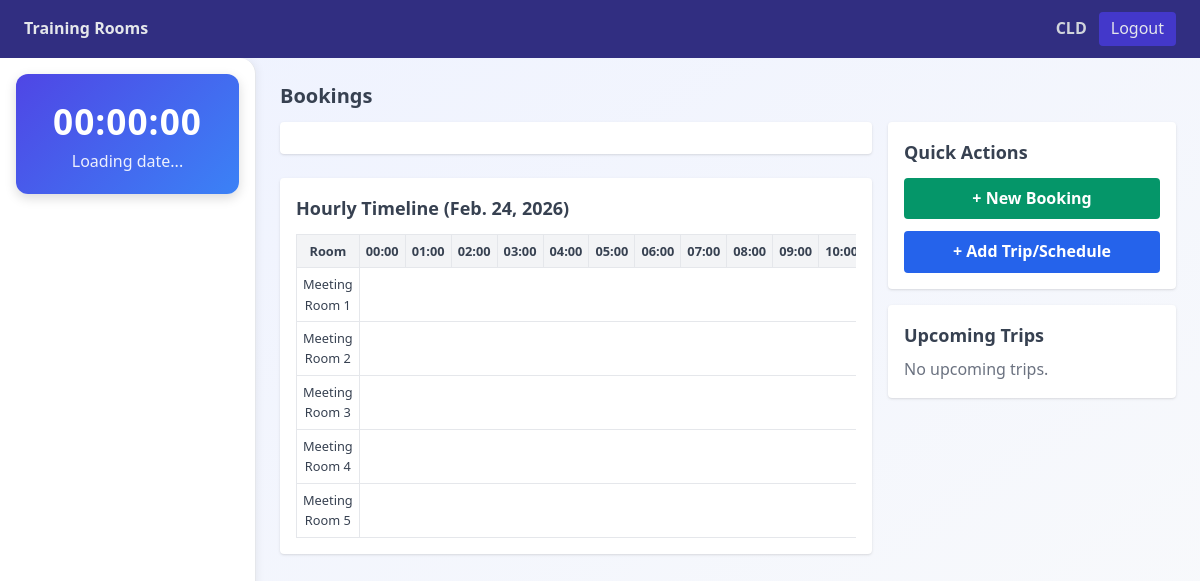
Screenshot of / (signed in) with the database file from the repository.
### booking/models.py (models this page shows, shortened)
class Room(models.Model):
    name = models.CharField(max_length=100, unique=True)
    description = models.CharField(max_length=255, blank=True)
    capacity = models.PositiveIntegerField(default=0, help_text="Max attendees")
    tools = models.CharField(max_length=255, blank=True, help_text="List of tools (speaker, projector...)")
    tables = models.PositiveIntegerField(default=0)
    chairs = models.PositiveIntegerField(default=0)
    image = models.ImageField(upload_to='room_images/', blank=True, null=True)
    projector = models.CharField(max_length=3, choices=[("Yes", "Yes"), ("No", "No")], default="No")
    speaker = models.CharField(max_length=3, choices=[("Yes", "Yes"), ("No", "No")], default="No")

### booking/views.py (the view)
# urls.py: path("", views.dashboard, name="dashboard"),
@login_required
def dashboard(request):
    date_str = request.GET.get('date')
    try:
        selected_date = datetime.strptime(date_str, '%Y-%m-%d').date() if date_str else timezone.localdate()
    except ValueError:
        selected_date = timezone.localdate()
    rooms = Room.objects.all().order_by('id')
    room_bookings = [
        {
            'room': room,
            'bookings': Booking.objects.filter(room=room, start__date=selected_date).order_by('start')
        }
        for room in rooms
    ]
    trips = Trip.objects.filter(date__gte=selected_date).order_by('date')[:10]
    room_data = []
    for room in rooms:
        room_data.append({
            'id': room.id,
            'name': room.name,
            'capacity': room.capacity,
            'projector': room.projector,
            'speaker': room.speaker,
            'tables': room.tables,
            'chairs': room.chairs,
            'image_url': room.image.url if room.image else '/static/img/placeholder.png',
            'object': room,  # keep the original Room object if needed
        })
    context = {
        'room_bookings': room_bookings,
        'selected_date': selected_date,
        'trips': trips,
        'rooms': rooms,       # ⬅️ ito ang gagamitin ng dashboard.html para sa images
        'room_data': room_data  # ⬅️ optional kung gagamitin mo pa sa JS
    }
    return render(request, 'booking/dashboard.html', context)

### booking/templatetags/custom_tags.py (called while the page is built)
@register.filter
def to(value, end):
    return range(value, end + 1)

### booking/templates/booking/dashboard.html (shortened to what this page needs)
{% extends 'booking/base.html' %}
{% load custom_tags %}
{% load static %}
{% block content %}
<header class="bg-indigo-900 text-gray-200 flex justify-between items-center px-6 py-3">
  <div class="flex items-center space-x-4"><span class="font-semibold">Training Rooms</span></div>
  <div class="flex items-center space-x-3">
    <span class="text-gray-300 font-semibold">{{ request.user.username }}</span>
    <a href="{% url 'logout' %}" class="bg-indigo-700 px-3 py-1 rounded">Logout</a>
  </div>
</header>
<main class="flex h-screen overflow-hidden text-gray-700">
  <aside class="sidebar w-64 bg-gray-100 p-4 flex flex-col space-y-6 overflow-y-auto">
    <div id="live-datetime">
      <div class="time" id="clock">00:00:00</div>
      <div class="date" id="date">Loading date...</div>
    </div>
  </aside>
  <section class="flex-1 flex flex-col p-6 overflow-x-hidden">
    <div class="flex justify-between items-center mb-3">
      <h1 class="text-xl font-semibold text-gray-700">Bookings</h1>
    </div>
    <div class="grid grid-cols-12 gap-4">
      <div class="col-span-12 lg:col-span-8">
        <div class="bg-white rounded shadow p-4 mb-6"><div id="fc-calendar"></div></div>
        <div class="bg-white rounded shadow p-4">
          <h2 class="text-lg font-semibold mb-3">Hourly Timeline ({{ selected_date }})</h2>
          <div class="overflow-x-auto">
            <table class="timeline-table">
              <thead>
                <tr>
                  <th>Room</th>
                  {% for h in 0|to:23 %}<th>{{ h|stringformat:"02d" }}:00</th>{% endfor %}
                </tr>
              </thead>
              <tbody>
                {% for rb in room_bookings %}
                <tr class="timeline-row">
                  <td class="room-name">{{ rb.room.name }}</td>
                  <td colspan="24" style="position: relative;">
                  </td>
                </tr>
                {% endfor %}
              </tbody>
            </table>
          </div>
        </div>
      </div>
      <aside class="col-span-12 lg:col-span-4 space-y-4">
        <div class="bg-white rounded shadow p-4">
          <h2 class="text-lg font-semibold mb-3">Quick Actions</h2>
          <div class="flex flex-col gap-3">
            <a href="#" id="openNewBooking" class="bg-emerald-600 text-white px-4 py-2 rounded text-center font-semibold hover:bg-emerald-700 transition">
              + New Booking
            </a>
            <a href="{% url 'trip_create' %}" class="bg-blue-600 text-white px-4 py-2 rounded text-center font-semibold hover:bg-blue-700 transition">
              + Add Trip/Schedule
            </a>
          </div>
        </div>
        <div class="bg-white rounded shadow p-4">
          <h2 class="text-lg font-semibold mb-2">Upcoming Trips</h2>
          <ul class="space-y-2">
            {% for t in trips %}
              <li class="flex items-start gap-2">
                <div class="w-2 h-2 rounded-full mt-2 bg-slate-600"></div>
                <div>
                  <div class="font-semibold">{{ t.destination }}</div>
                  <div class="text-sm text-gray-500">{{ t.date }}</div>
                  <div class="text-xs text-gray-500">{{ t.notes|default:'—' }}</div>
                </div>
              </li>
            {% empty %}
              <li class="text-gray-500">No upcoming trips.</li>
            {% endfor %}
          </ul>
        </div>
      </aside>
    </div>
  </section>
</main>
<link href='https://cdn.jsdelivr.net/npm/fullcalendar@6.1.11/index.global.min.css' rel='stylesheet' />
{% endblock %}

### booking/templates/booking/dashboard.html (style rules this page uses)
body { font-family: 'Segoe UI', Tahoma, Geneva, Verdana, sans-serif; background: linear-gradient(to bottom right, #eef2ff, #f9fafb); color: #374151; line-height: 1.6; }
.sidebar { background: white; border-right: 1px solid #e5e7eb; border-radius: 0 1rem 1rem 0; box-shadow: 2px 0 8px rgba(0,0,0,0.05); padding: 1rem; }
.timeline-table { width: 100%; border-collapse: collapse; font-size: 0.8rem; }
.timeline-table th, .timeline-table td { border: 1px solid #e5e7eb; padding: 6px; text-align: center; }
.timeline-table th { background: #f3f4f6; font-weight: 600; }
.timeline-row { height: 36px; position: relative; }
#live-datetime { background: linear-gradient(135deg, #4f46e5, #3b82f6); color: white; padding: 1.2rem; border-radius: 12px; text-align: center; box-shadow: 0 4px 12px rgba(0,0,0,0.15); }
#live-datetime .time { font-size: 2.2rem; font-weight: 700; letter-spacing: 1px; }
#live-datetime .date { font-size: 1rem; opacity: 0.9; }

### rows the page displays
Room: room.name "Meeting Room 1"
Room: room.name "Meeting Room 2"
Room: room.name "Meeting Room 3"
Room: room.name "Meeting Room 4"
Room: room.name "Meeting Room 5"

### other values shown
{{ request.user.username }} "CLD"
{{ selected_date }} "Feb. 24, 2026"
{{ h|stringformat:"02d" }} "00" "01" "02" "03" "04" "05" "06" "07" "08" "09" "10"
